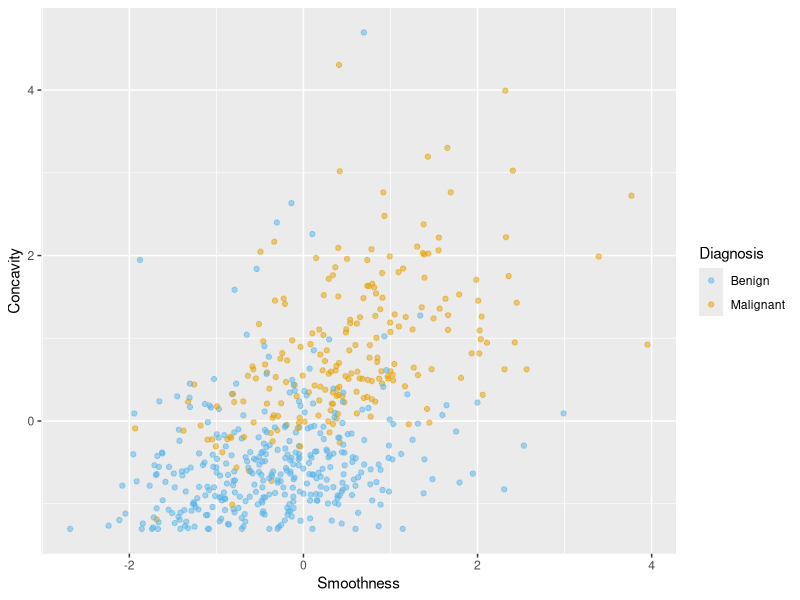
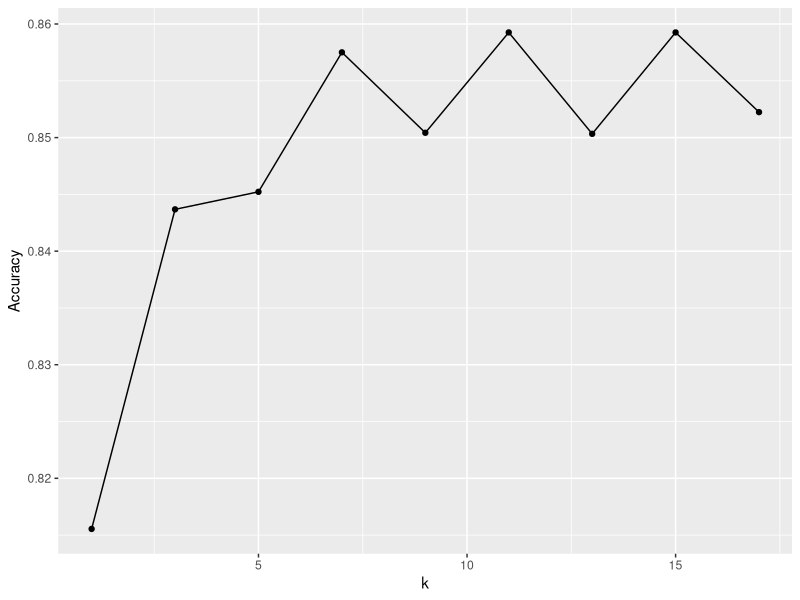
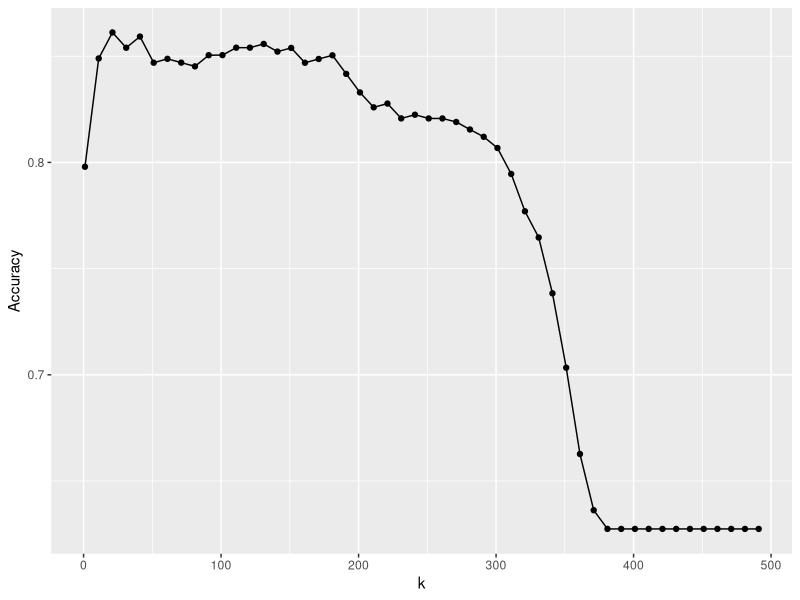
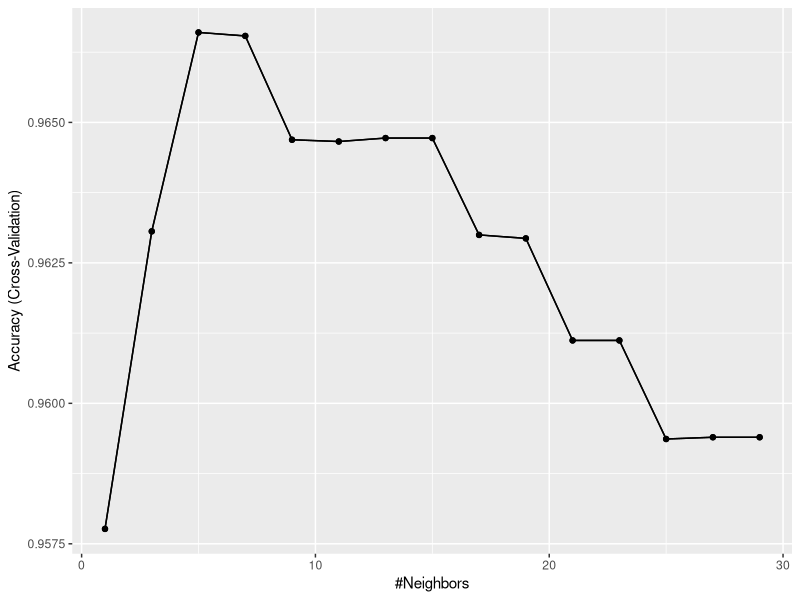

Recreate these plots in R, in order.
## ---- chunk 1
knitr::opts_chunk$set(echo = TRUE)
## ---- chunk 2
# load libraries
library(tidyverse)
library(caret)

#load data
cancer <- read_csv("data/clean-wdbc.data.csv") %>% 
  mutate(Class = as.factor(Class)) # because we will be doing statistical analysis on a categorical variable

# colour palette
cbPalette <- c("#56B4E9", "#E69F00","#009E73", "#F0E442", "#0072B2", "#D55E00", "#CC79A7", "#999999") 

# create scatter plot of tumour cell concavity versus smoothness, 
# labelling the points be diagnosis class
perim_concav <- cancer %>%  
  ggplot(aes(x = Smoothness, y = Concavity, color = Class)) + 
    geom_point(alpha = 0.5) +
    labs(color = "Diagnosis") + 
    scale_color_manual(labels = c("Benign", "Malignant"), values = cbPalette)
perim_concav
## ---- chunk 3
set.seed(1234) # makes the random selection of rows reproducible
set_rows <- cancer %>% 
  select(Class) %>% 
  unlist() %>% # converts Class from a tibble to a vector
  createDataPartition(p = 0.75, list = FALSE)
head(set_rows)
## ---- chunk 4
training_set <- cancer %>% slice(set_rows)
validation_set <- cancer %>% slice(-set_rows)
glimpse(training_set)
## ---- chunk 5
glimpse(validation_set)
## ---- chunk 6
X_train <- training_set %>% 
  select(Concavity, Smoothness) %>% 
  data.frame()
Y_train <- training_set %>% 
  select(Class) %>% 
  unlist()
k = data.frame(k = 3)
model_knn <- train(x = X_train, y = Y_train, method = "knn", tuneGrid = k)
model_knn
## ---- chunk 7
X_validation <- validation_set %>% 
  select(Concavity, Smoothness) %>% 
  data.frame()
Y_validation_predicted <- predict(object = model_knn, X_validation)
head(Y_validation_predicted)
## ---- chunk 8
Y_validation <- validation_set %>% 
  select(Class) %>% 
  unlist()

model_quality <- confusionMatrix(data = Y_validation_predicted, reference = Y_validation)
model_quality
## ---- chunk 9
model_quality$overall[1]
## ---- chunk 10
set.seed(4321) # makes the random selection of rows reproducible
set_rows <- cancer %>% 
  select(Class) %>% 
  unlist() %>% # converts Class from a tibble to a vector
  createDataPartition(p = 0.75, list = FALSE)
training_set <- cancer %>% slice(set_rows)
validation_set <- cancer %>% slice(-set_rows)
X_train <- training_set %>% 
  select(Concavity, Smoothness) %>% 
  data.frame()
Y_train <- training_set %>% 
  select(Class) %>% 
  unlist()
k = data.frame(k = 3)
model_knn <- train(x = X_train, y = Y_train, method = "knn", tuneGrid = k)
X_validation <- validation_set %>% 
  select(Concavity, Smoothness) %>% 
  data.frame()
Y_validation_predicted <- predict(object = model_knn, X_validation)
Y_validation <- validation_set %>% 
  select(Class) %>% 
  unlist()
model_quality <- confusionMatrix(data = Y_validation_predicted, reference = Y_validation)
model_quality$overall[1]
## ---- chunk 11
set.seed(8765) # makes the random selection of rows reproducible
set_rows <- cancer %>% 
  select(Class) %>% 
  unlist() %>% # converts Class from a tibble to a vector
  createDataPartition(p = 0.75, list = FALSE)
training_set <- cancer %>% slice(set_rows)
validation_set <- cancer %>% slice(-set_rows)
X_train <- training_set %>% 
  select(Concavity, Smoothness) %>% 
  data.frame()
Y_train <- training_set %>% 
  select(Class) %>% 
  unlist()
k = data.frame(k = 3)
model_knn <- train(x = X_train, y = Y_train, method = "knn", tuneGrid = k)
X_validation <- validation_set %>% 
  select(Concavity, Smoothness) %>% 
  data.frame()
Y_validation_predicted <- predict(object = model_knn, X_validation)
Y_validation <- validation_set %>% 
  select(Class) %>% 
  unlist()
model_quality <- confusionMatrix(data = Y_validation_predicted, reference = Y_validation)
model_quality$overall[1]
## ---- chunk 12
set.seed(1234)
train_control <- trainControl(method="cv", number = 5)
## ---- chunk 13
X_cancer <- cancer %>% 
  select(Concavity, Smoothness) %>% 
  data.frame()
Y_cancer <- cancer %>% 
  select(Class) %>% 
  unlist()
k = data.frame(k = 3)
knn_model_cv_5fold <- train(x = X_cancer, y = Y_cancer, method = "knn", tuneGrid = k, trControl = train_control)
knn_model_cv_5fold
## ---- chunk 14
train_control <- trainControl(method="cv", number = 10)
knn_model_cv_10fold <- train(x = X_cancer, y = Y_cancer, method = "knn", tuneGrid = k, trControl = train_control)
knn_model_cv_10fold
## ---- chunk 15
train_control <- trainControl(method="cv", number = 10)
k = data.frame(k = c(1, 3, 5, 7, 9, 11, 13, 15, 17))
knn_model_cv_10fold <- train(x = X_cancer, y = Y_cancer, method = "knn", tuneGrid = k, trControl = train_control)
knn_model_cv_10fold
## ---- chunk 16
accuracies <- knn_model_cv_10fold$results
accuracies 
## ---- chunk 17
accuracy_vs_k <- ggplot(accuracies, aes(x = k, y = Accuracy)) +
  geom_point() +
  geom_line()
accuracy_vs_k
## ---- chunk 18
train_control <- trainControl(method="cv", number = 10)
k = data.frame(k = seq(from = 1, to = 499, by = 10))
knn_model_cv_10fold <- train(x = X_cancer, y = Y_cancer, method = "knn", tuneGrid = k, trControl = train_control)
accuracies <- knn_model_cv_10fold$results
accuracy_vs_k <- ggplot(accuracies, aes(x = k, y = Accuracy)) +
  geom_point() +
  geom_line()
accuracy_vs_k
## ---- chunk 19
k = data.frame(k = 5)
knn_model <- train(x = X_cancer, y = Y_cancer, method = "knn", tuneGrid = k)
training_pred <- predict(knn_model, X_cancer)
results <- confusionMatrix(training_pred, Y_cancer)
results
## ---- chunk 20
results$overall[1]
## ---- chunk 21
# set-up training data
X_cancer_all <- cancer %>% 
  select(-Class, -ID) %>% 
  data.frame()
Y_cancer_all <- cancer %>% 
  select(Class) %>% 
  unlist()

# set-up classifier specifications
train_control <- trainControl(method="cv", number = 10)
k = data.frame(k = seq(from = 1, to = 29, by = 2))

# create classifier
knn_model_all <- train(x = X_cancer_all, y = Y_cancer_all, method = "knn", tuneGrid = k, trControl = train_control)

# assess training accuracy
training_pred_all <- predict(knn_model_all, X_cancer_all)
results_all <- confusionMatrix(training_pred_all, Y_cancer_all)
results_all$overall[1]
## ---- chunk 22
accuracies_all <- knn_model_all
accuracy_vs_k_all <- ggplot(accuracies_all, aes(x = k, y = Accuracy)) +
  geom_point() +
  geom_line()
accuracy_vs_k_all
